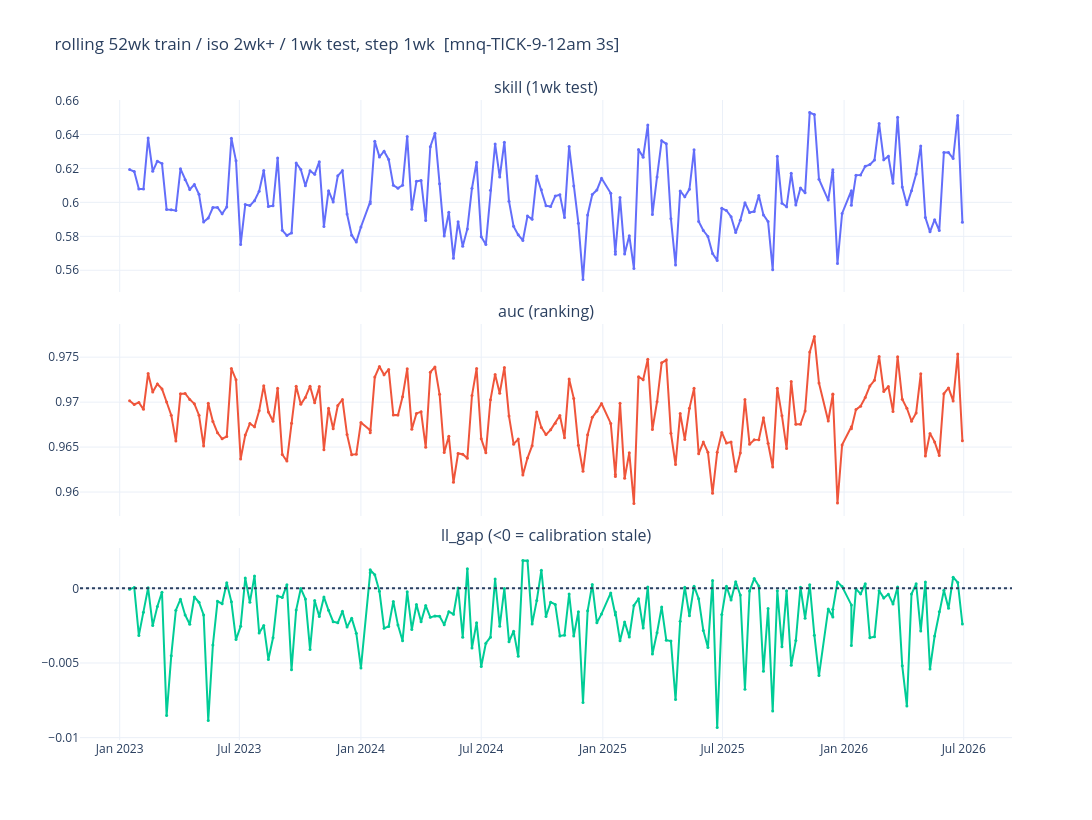

Notebook source saved alongside this figure:
### Code cell
df = run()

### Figure 1 — Plotly figure (JSON) as saved in the notebook; plotly's stock layout.template omitted (floating-point values rounded to 4 significant figures; data arrays with more than 128 entries replaced by an {"elided": "..."} marker saying what was removed)
{"data": [{"marker": {"size": 3}, "mode": "lines+markers", "name": "skill", "showlegend": false, "type": "scatter", "x": {"elided": "181 str values"}, "xaxis": "x", "y": {"elided": "181 float values"}, "yaxis": "y"}, {"marker": {"size": 3}, "mode": "lines+markers", "name": "auc", "showlegend": false, "type": "scatter", "x": {"elided": "181 str values"}, "xaxis": "x2", "y": {"elided": "181 float values"}, "yaxis": "y2"}, {"marker": {"size": 3}, "mode": "lines+markers", "name": "ll_gap", "showlegend": false, "type": "scatter", "x": {"elided": "181 str values"}, "xaxis": "x3", "y": {"elided": "181 float values"}, "yaxis": "y3"}], "layout": {"annotations": [{"font": {"size": 16}, "showarrow": false, "text": "skill (1wk test)", "x": 0.5, "xanchor": "center", "xref": "paper", "y": 1, "yanchor": "bottom", "yref": "paper"}, {"font": {"size": 16}, "showarrow": false, "text": "auc (ranking)", "x": 0.5, "xanchor": "center", "xref": "paper", "y": 0.65, "yanchor": "bottom", "yref": "paper"}, {"font": {"size": 16}, "showarrow": false, "text": "ll_gap (<0 = calibration stale)", "x": 0.5, "xanchor": "center", "xref": "paper", "y": 0.3, "yanchor": "bottom", "yref": "paper"}], "height": 820, "shapes": [{"line": {"dash": "dot"}, "type": "line", "x0": 0, "x1": 1, "xref": "x3 domain", "y0": 0, "y1": 0, "yref": "y3"}], "title": {"text": "rolling 52wk train / iso 2wk+ / 1wk test, step 1wk  [mnq-TICK-9-12am 3s]"}, "width": 1500, "xaxis": {"anchor": "y", "domain": [0, 1], "matches": "x3", "showticklabels": false}, "xaxis2": {"anchor": "y2", "domain": [0, 1], "matches": "x3", "showticklabels": false}, "xaxis3": {"anchor": "y3", "domain": [0, 1]}, "yaxis": {"anchor": "x", "domain": [0.7, 1]}, "yaxis2": {"anchor": "x2", "domain": [0.35, 0.65]}, "yaxis3": {"anchor": "x3", "domain": [0, 0.3]}}}
